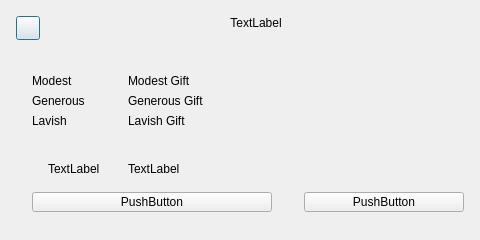
<?xml version="1.0" encoding="UTF-8"?>
<ui version="4.0">
 <class>GiftDialog</class>
 <widget class="QDialog" name="GiftDialog">
  <property name="geometry">
   <rect>
    <x>0</x>
    <y>0</y>
    <width>480</width>
    <height>240</height>
   </rect>
  </property>
  <property name="windowTitle">
   <string>Dialog</string>
  </property>
  <widget class="Button" name="cIcon">
   <property name="geometry">
    <rect>
     <x>16</x>
     <y>16</y>
     <width>24</width>
     <height>24</height>
    </rect>
   </property>
   <property name="text">
    <string/>
   </property>
  </widget>
  <widget class="MessageWidget" name="cGiftArea" native="true">
   <property name="geometry">
    <rect>
     <x>16</x>
     <y>64</y>
     <width>448</width>
     <height>80</height>
    </rect>
   </property>
  </widget>
  <widget class="Label" name="cTitle">
   <property name="geometry">
    <rect>
     <x>48</x>
     <y>16</y>
     <width>416</width>
     <height>32</height>
    </rect>
   </property>
   <property name="text">
    <string>TextLabel</string>
   </property>
   <property name="alignment">
    <set>Qt::AlignHCenter|Qt::AlignTop</set>
   </property>
  </widget>
  <widget class="Label" name="cTimeSinceLabel">
   <property name="geometry">
    <rect>
     <x>48</x>
     <y>162</y>
     <width>63</width>
     <height>20</height>
    </rect>
   </property>
   <property name="text">
    <string>TextLabel</string>
   </property>
   <property name="alignment">
    <set>Qt::AlignLeading|Qt::AlignLeft|Qt::AlignTop</set>
   </property>
  </widget>
  <widget class="Button" name="cDispatch">
   <property name="geometry">
    <rect>
     <x>32</x>
     <y>192</y>
     <width>240</width>
     <height>20</height>
    </rect>
   </property>
   <property name="text">
    <string>PushButton</string>
   </property>
  </widget>
  <widget class="Button" name="cCancel">
   <property name="geometry">
    <rect>
     <x>304</x>
     <y>192</y>
     <width>160</width>
     <height>20</height>
    </rect>
   </property>
   <property name="text">
    <string>PushButton</string>
   </property>
  </widget>
  <widget class="Label" name="cTimeSinceAmount">
   <property name="geometry">
    <rect>
     <x>128</x>
     <y>162</y>
     <width>63</width>
     <height>20</height>
    </rect>
   </property>
   <property name="text">
    <string>TextLabel</string>
   </property>
   <property name="alignment">
    <set>Qt::AlignLeading|Qt::AlignLeft|Qt::AlignTop</set>
   </property>
  </widget>
  <widget class="Label" name="cModestLabel">
   <property name="geometry">
    <rect>
     <x>32</x>
     <y>74</y>
     <width>63</width>
     <height>20</height>
    </rect>
   </property>
   <property name="text">
    <string>Modest</string>
   </property>
   <property name="alignment">
    <set>Qt::AlignLeading|Qt::AlignLeft|Qt::AlignTop</set>
   </property>
  </widget>
  <widget class="Label" name="cGenerousLabel">
   <property name="geometry">
    <rect>
     <x>32</x>
     <y>94</y>
     <width>63</width>
     <height>20</height>
    </rect>
   </property>
   <property name="text">
    <string>Generous</string>
   </property>
   <property name="alignment">
    <set>Qt::AlignLeading|Qt::AlignLeft|Qt::AlignTop</set>
   </property>
  </widget>
  <widget class="Label" name="cLavishLabel">
   <property name="geometry">
    <rect>
     <x>32</x>
     <y>114</y>
     <width>63</width>
     <height>20</height>
    </rect>
   </property>
   <property name="text">
    <string>Lavish</string>
   </property>
   <property name="alignment">
    <set>Qt::AlignLeading|Qt::AlignLeft|Qt::AlignTop</set>
   </property>
  </widget>
  <widget class="Label" name="cModestGift">
   <property name="geometry">
    <rect>
     <x>128</x>
     <y>74</y>
     <width>107</width>
     <height>20</height>
    </rect>
   </property>
   <property name="text">
    <string>Modest Gift</string>
   </property>
   <property name="alignment">
    <set>Qt::AlignLeading|Qt::AlignLeft|Qt::AlignTop</set>
   </property>
  </widget>
  <widget class="Label" name="cGenerousGift">
   <property name="geometry">
    <rect>
     <x>128</x>
     <y>94</y>
     <width>113</width>
     <height>20</height>
    </rect>
   </property>
   <property name="text">
    <string>Generous Gift</string>
   </property>
   <property name="alignment">
    <set>Qt::AlignLeading|Qt::AlignLeft|Qt::AlignTop</set>
   </property>
  </widget>
  <widget class="Label" name="cLavishGift">
   <property name="geometry">
    <rect>
     <x>128</x>
     <y>114</y>
     <width>85</width>
     <height>20</height>
    </rect>
   </property>
   <property name="text">
    <string>Lavish Gift</string>
   </property>
   <property name="alignment">
    <set>Qt::AlignLeading|Qt::AlignLeft|Qt::AlignTop</set>
   </property>
  </widget>
 </widget>
 <customwidgets>
  <customwidget>
   <class>Button</class>
   <extends>QPushButton</extends>
   <header>widget/button.h</header>
  </customwidget>
  <customwidget>
   <class>Label</class>
   <extends>QLabel</extends>
   <header>widget/label.h</header>
  </customwidget>
  <customwidget>
   <class>MessageWidget</class>
   <extends>QWidget</extends>
   <header>widget/messagewidget.h</header>
   <container>1</container>
  </customwidget>
 </customwidgets>
 <resources/>
 <connections/>
</ui>
